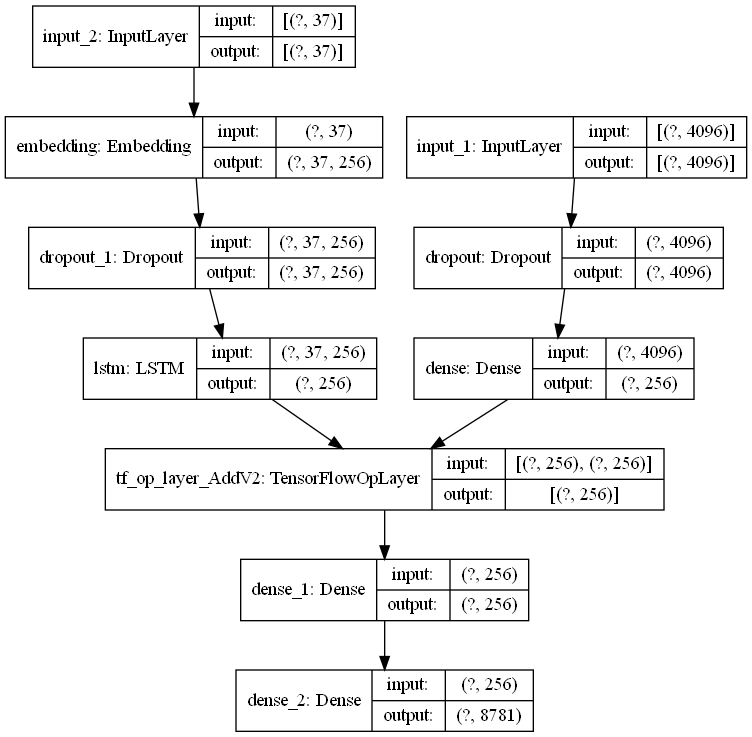

Reproduce this figure in Python.
import os
import pickle
import numpy as np
import matplotlib.pyplot as plt

from tensorflow.keras.preprocessing.sequence import pad_sequences
from tensorflow.keras.models import Model
from tensorflow.keras.utils import to_categorical, plot_model
from tensorflow.keras.layers import Input, Dense, LSTM, Embedding, Dropout
from tensorflow.keras.callbacks import ModelCheckpoint, EarlyStopping

base_dir = r'C:\ADITYA\Computer Science\Python\Image_Caption\flickr8k'

# Load mapping
features_file_path = os.path.join(base_dir, 'features.pkl')
with open(features_file_path, 'rb') as f:
    features = pickle.load(f)

# Load mapping
mapping_file_path = os.path.join(base_dir, 'mapping.pkl')
with open(mapping_file_path, 'rb') as f:
    mapping = pickle.load(f)

# Load tokenizer
tokenizer_file_path = os.path.join(base_dir, 'tokenizer.pkl')
with open(tokenizer_file_path, 'rb') as f:
    tokenizer = pickle.load(f)

# Load metadata
metadata_file_path = os.path.join(base_dir, 'metadata.pkl')
with open(metadata_file_path, 'rb') as f:
    metadata = pickle.load(f)
max_length = metadata['max_length']
vocab_size = metadata['vocab_size']

image_ids = list(mapping.keys())
split = int(len(image_ids) * 0.90)
train = image_ids[:split]
test = image_ids[split:]

# Create data generator to get data in batch avoid high memory consumption
# def data_generator(data_keys, mapping, features, tokenizer, max_length, vocab_size, batch_size):
#     # loop over images
#     X1, X2, y = list(), list(), list()
#     n = 0
#     while 1:
#         for key in data_keys:
#             n += 1
#             captions = mapping[key]
#             # process each caption
#             for caption in captions:
#                 # encode the sequence
#                 seq = tokenizer.texts_to_sequences([caption])[0]
#                 # split the sequence into X, y pairs
#                 for i in range(1, len(seq)):
#                     # split into input and output pairs
#                     in_seq, out_seq = seq[:i], seq[i]
#                     # pad input sequence
#                     in_seq = pad_sequences([in_seq], maxlen=max_length)[0]
#                     # encode output sequence
#                     out_seq = to_categorical([out_seq], num_classes=vocab_size)[0]
#
#                     # store the sequences
#                     X1.append(features[key][0])
#                     X2.append(in_seq)
#                     y.append(out_seq)
#             if n == batch_size:
#                 X1, X2, y = np.array(X1), np.array(X2), np.array(y)
#                 yield [X1, X2], y
#                 X1, X2, y = list(), list(), list()
#                 n = 0

def preprocess_data(data_keys, mapping, features, tokenizer, max_length, vocab_size):
    X1, X2, y = list(), list(), list()
    for key in data_keys:
        captions = mapping[key]
        for caption in captions:
            seq = tokenizer.texts_to_sequences([caption])[0]
            for i in range(1, len(seq)):
                in_seq, out_seq = seq[:i], seq[i]
                in_seq = pad_sequences([in_seq], maxlen=max_length)[0]
                out_seq = to_categorical([out_seq], num_classes=vocab_size)[0]

                X1.append(features[key][0])
                X2.append(in_seq)
                y.append(out_seq)

    return np.array(X1), np.array(X2), np.array(y)

trainX1, trainX2, trainY = preprocess_data(train, mapping, features, tokenizer, max_length, vocab_size)

# encoder model
# image feature layers
inputs1 = Input(shape=(4096,))
fe1 = Dropout(0.4)(inputs1)
fe2 = Dense(256, activation='relu')(fe1)
# sequence feature layers
inputs2 = Input(shape=(max_length,))
se1 = Embedding(vocab_size, 256, mask_zero=True)(inputs2)
se2 = Dropout(0.4)(se1)
se3 = LSTM(256)(se2)

# decoder model
decoder1 = fe2 + se3
decoder2 = Dense(256, activation='relu')(decoder1)
outputs = Dense(vocab_size, activation='softmax')(decoder2)

model = Model(inputs=[inputs1, inputs2], outputs=outputs)
model.compile(loss='categorical_crossentropy', optimizer='adam', metrics=['accuracy'])

# plot the model
plot_model(model, show_shapes=True)

# Define the checkpoint file path where the model weights will be saved
checkpoint_filepath = "model_checkpoint.h5"
early_stopping_patience = 10  # Number of epochs with no improvement to wait before stopping


# Create a ModelCheckpoint callback
checkpoint = ModelCheckpoint(
    checkpoint_filepath,   # Specify the file path to save the checkpoint
    save_best_only=True,   # Save only the best model based on validation loss
    save_weights_only=True,  # Save only the model weights, not the entire model
    monitor='loss',    # Monitor validation loss
    mode='min',            # Minimize the monitored quantity (validation loss)
    verbose=1               # Display progress during checkpoint saving
)

# Create an EarlyStopping callback
early_stopping = EarlyStopping(
    monitor='loss',
    patience=early_stopping_patience,
    mode='min',
    verbose=1,
    restore_best_weights=True  # Restore model weights to the best checkpoint on early stopping
)

# Load the model weights and optimizer state from the last checkpoint
try:
    model.load_weights(checkpoint_filepath)
    print("Resuming training from the last checkpoint.")
except (OSError, ValueError):
    print("No checkpoint found. Training from scratch.")

# train the model
epochs = 20
batch_size = 32
steps = len(train) // batch_size

history = model.fit([trainX1, trainX2], trainY, epochs=epochs, verbose=1,
                    callbacks=[checkpoint, early_stopping])

# Check if training should be stopped early
if early_stopping.stopped_epoch > 0:
    print("Training stopped early due to lack of improvement.")

    # for i in range(epochs):
    #     print('epoch - ', i)
    #     generator = data_generator(train, mapping, features, tokenizer, max_length, vocab_size, batch_size)
    #     history = model.fit(generator, epochs=1, steps_per_epoch=steps, verbose=1,
    #                         callbacks=[checkpoint, early_stopping])

print('Metrics:', history.history.keys())
def plot_training_metrics(history):
    plt.figure(figsize=(12, 4))

    plt.subplot(1, 2, 1)
    plt.plot(history.history['loss'], label='Train Loss')
    plt.title('Training Loss')
    plt.xlabel('Epochs')
    plt.ylabel('Loss')
    plt.legend()

    if 'accuracy' in history.history:
        plt.subplot(1, 2, 2)
        plt.plot(history.history['accuracy'], label='Train Accuracy')
        plt.title('Training Accuracy')
        plt.xlabel('Epochs')
        plt.ylabel('Accuracy')
        plt.legend()

    plt.tight_layout()
    plt.show()

# Plot training results
plot_training_metrics(history)

model_path = os.path.join(r'C:\ADITYA\Computer Science\Python\Image_Caption\models', 'best_model.h5')
model.save(model_path)
